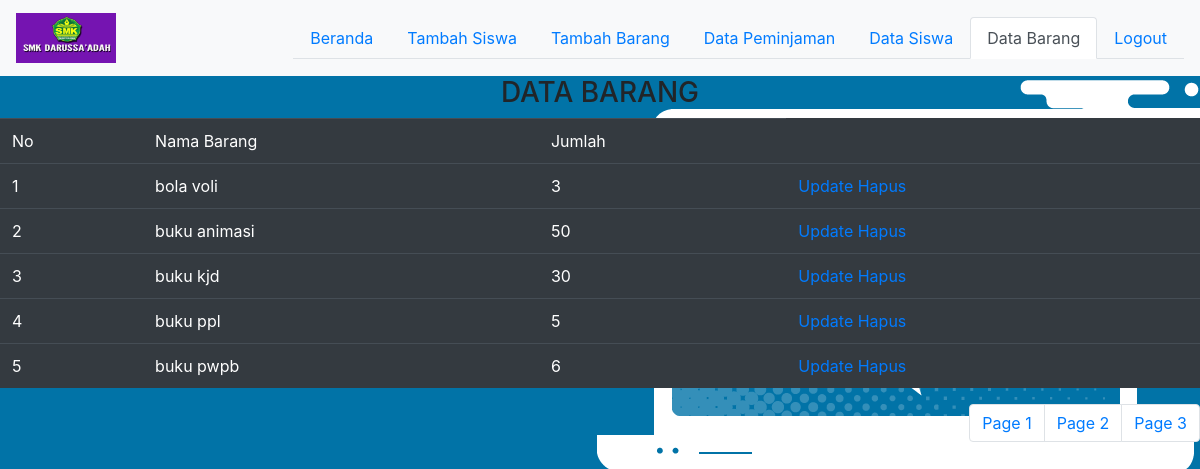
The page /data_barang.php on the database its author committed.
### tables this page shows
CREATE TABLE `barang` (
  `id` int(11) NOT NULL,
  `nama_barang` varchar(20) NOT NULL,
  `jumlah` int(11) NOT NULL
);

### data_barang.php (the view, shortened to what this page needs)
<html>
<head>
<link rel="stylesheet" href="https://stackpath.bootstrapcdn.com/bootstrap/4.2.1/css/bootstrap.min.css">
</head>
<body background="image/bg.png">
	<?php
include("koneksi.php");
?>
<nav class="navbar navbar-light bg-light">
  <a class="navbar-brand" href="index_admin.php">
    <img src="image/logo.jpg" width="100" height="50" alt="">
  </a>
  <ul class="nav nav-tabs">
<li class="nav-item">
    <a class="nav-link" href="index_admin.php">Beranda</a>
  </li>
  <li class="nav-item">
    <a class="nav-link" href="tambah_siswa.php">Tambah Siswa</a>
  </li>
  <li class="nav-item">
    <a class="nav-link" href="tambah_barang.php">Tambah Barang</a>
  </li>
  <li class="nav-item">
    <a class="nav-link" href="data_pinjam.php">Data Peminjaman</a>
  </li>
  <li class="nav-item">
    <a class="nav-link" href="data_siswa.php">Data Siswa</a>
  </li>
  <li class="nav-item">
    <a class="nav-link active" href="data_barang.php">Data Barang</a>
  </li>
    <li class="nav-item">
    <a class="nav-link" href="logout.php">Logout</a>
  </li>
</ul>
</nav>
<center><h3>DATA BARANG</h3></center>
<?php
	$no=1;
	$sqlCount = "select count(nama_barang) from barang";
	$query = mysqli_query($conn,$sqlCount) or die(mysqli_error($conn));
	$rsCount = mysqli_fetch_array($query);
	$banyakData = $rsCount[0];
	$page = isset($_GET['page']) ? $_GET['page'] : 1;
	$limit = 5;
	$mulai_dari = $limit * ($page - 1);
	$sql_limit = "select * from barang order by nama_barang limit $mulai_dari, $limit";
	$hasil = mysqli_query($conn, $sql_limit) or die(mysqli_error($conn));
?>
	<table class="table table-dark">
		<thead>
			<tr class="success">
				<td>No</td>
				<td>Nama Barang</td>
				<td>Jumlah</td>
			</tr>
		</thead>
	<tbody>
<?php
	$no=$no+(($page-1)*$limit);
	while ($data=mysqli_fetch_array($hasil)){
?>
	<tr class="success">
		<td><?php echo $no;?></td>
		<td><?php echo $data[1]; ?></td>
		<td><?php echo $data[2]; ?></td>
		<td>
		<a href= "update_barang.php?id=<?php echo $data[1];?>" class="update">Update</a>
		<a href= "hapus_barang.php?id=<?php echo $data[1];?>" class="delete" onclick= "javascript: return confirm('Anda yakin menghapus data barang <?php echo $data[1];?>?')">Hapus</a>
		</td>
	</tr>
<?php
	$no++;
	}
?>
</tbody>
</table>
<ul class="pagination justify-content-end">
<?php
	$banyakHalaman = ceil($banyakData / $limit);
		for($i = 1; $i <= $banyakHalaman; $i++){
			if($page != $i){
				echo '<li class="page-item"><a class="page-link" href="data_barang.php?page='.$i.'">Page '.$i.'</a></li> ';
			}else{
				echo '<li class="page-item"><a class="page-link" href="#">Page '.$i.'</a></li> ';
			}
		}
?>
</ul>
</body>
</html>

### rows shown on the page
barang: nama_barang "bola voli", jumlah "3"
barang: nama_barang "buku animasi", jumlah "50"
barang: nama_barang "buku kjd", jumlah "30"
barang: nama_barang "buku ppl", jumlah "5"
barang: nama_barang "buku pwpb", jumlah "6"
